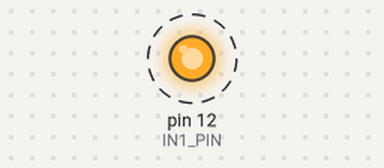
This sketch was run on a simulated Arduino Uno, built with avr-gcc and run on an emulated ATmega328P. Shown: output pins drawn as LEDs (lit = HIGH). Dashed ring = blinking.

Above: at 0.5 s.
Timing chart, 0 to 4.6 s (numbered marks = the images above):
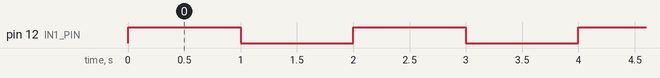

The sketch:

relay_led_control.ino
```cpp
const byte IN1_PIN = 12; // 宣告觸發腳位為 D12

void setup() {
  pinMode(IN1_PIN, OUTPUT); // 設定為數位輸出
}

void loop() {
  // 開關交替
  digitalWrite(IN1_PIN, HIGH);
  delay(1000);
  digitalWrite(IN1_PIN, LOW);
  delay(1000);
}
```

Measured:
- by itself, pin 12 (IN1_PIN): alternates HIGH for 1.0 s and LOW for 1.0 s
